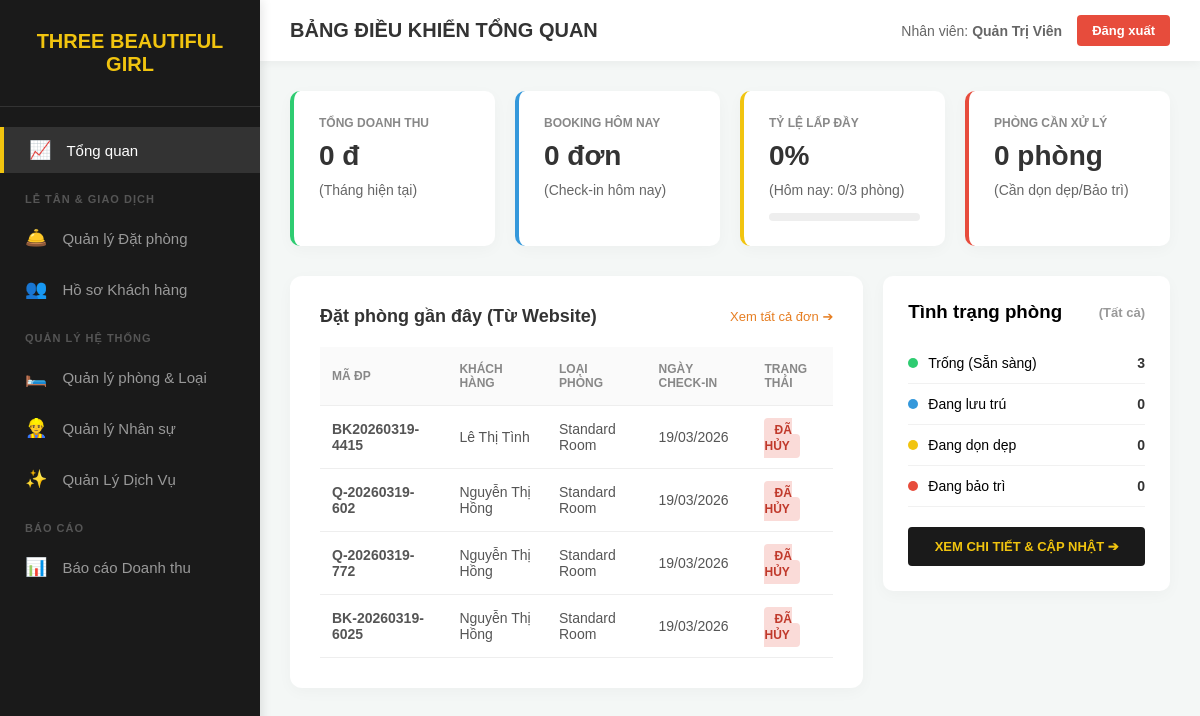
Screenshot of /admin_dashboard.php (signed in) with the database file from the repository.
### tables this page shows
CREATE TABLE `dat_phong` (
  `id` int(11) NOT NULL,
  `booking_id` varchar(20) NOT NULL,
  `khach_hang_cccd` varchar(20) NOT NULL,
  `ma_nv` varchar(20) DEFAULT NULL,
  `ma_phong` varchar(20) DEFAULT NULL,
  `ma_loai` varchar(20) NOT NULL,
  `ngay_den` date NOT NULL,
  `ngay_di` date NOT NULL,
  `so_khach` int(11) NOT NULL,
  `tong_tien_du_kien` decimal(10,2) DEFAULT NULL,
  `trang_thai` enum('Đã đặt trước','Tạm giữ thanh toán','Đã đặt cọc','Đã thanh toán đầy đủ','Đã check-in','Đã check-out','Đã hủy') DEFAULT 'Tạm giữ thanh toán',
  `ngay_dat` timestamp NOT NULL DEFAULT current_timestamp()
);

CREATE TABLE `khach_hang` (
  `cccd_ho_chieu` varchar(20) NOT NULL,
  `ho_ten` varchar(100) NOT NULL,
  `so_dien_thoai` varchar(15) NOT NULL,
  `email` varchar(100) DEFAULT NULL,
  `mat_khau` varchar(255) NOT NULL,
  `cong_no` decimal(10,2) DEFAULT 0.00,
  `so_lan_huy` int(11) DEFAULT 0,
  `ngay_tao` timestamp NOT NULL DEFAULT current_timestamp(),
  `ma_khach_hang` varchar(0) NOT NULL
);

CREATE TABLE `loai_phong` (
  `ma_loai` varchar(20) NOT NULL,
  `ten_loai` varchar(50) NOT NULL,
  `gia_dem` decimal(10,2) NOT NULL,
  `dien_tich` int(11) DEFAULT NULL,
  `suc_chua` int(11) NOT NULL
);

### admin_dashboard.php (the view, shortened to what this page needs)
<?php
include 'config.php';
$doanh_thu = 0; $booking_today = 0;
$tong_phong = 0; $phong_trong = 0; $phong_luu_tru = 0; $phong_don_dep = 0; $phong_bao_tri = 0;
$recent_bookings = [];
try {
    $stmt_dt = $conn->query("SELECT SUM(tong_tien_du_kien) as total FROM dat_phong WHERE MONTH(ngay_den) = MONTH(CURRENT_DATE()) AND YEAR(ngay_den) = YEAR(CURRENT_DATE()) AND trang_thai != 'Đã hủy'");
    if($row = $stmt_dt->fetch(PDO::FETCH_ASSOC)) $doanh_thu = $row['total'] ?? 0;
    $stmt_bk = $conn->query("SELECT COUNT(*) as sl FROM dat_phong WHERE DATE(ngay_den) = CURRENT_DATE() AND trang_thai != 'Đã hủy'");
    if($row = $stmt_bk->fetch(PDO::FETCH_ASSOC)) $booking_today = $row['sl'] ?? 0;
    $stmt_phong = $conn->query("SELECT trang_thai, COUNT(*) as sl FROM phong GROUP BY trang_thai");
    while($row = $stmt_phong->fetch(PDO::FETCH_ASSOC)) {
        $tong_phong += $row['sl'];
        $tt = trim($row['trang_thai']);
        if($tt == 'Trống') $phong_trong = $row['sl'];
        elseif($tt == 'Đang lưu trú') $phong_luu_tru = $row['sl'];
        elseif($tt == 'Đang dọn dẹp') $phong_don_dep = $row['sl'];
        elseif($tt == 'Bảo trì' || $tt == 'Đang bảo trì') $phong_bao_tri = $row['sl'];
    }
    $recent_bookings = $conn->query("SELECT dp.booking_id, kh.ho_ten, lp.ten_loai, dp.ngay_den, dp.trang_thai FROM dat_phong dp JOIN khach_hang kh ON dp.khach_hang_cccd = kh.cccd_ho_chieu JOIN phong p ON dp.ma_phong = p.ma_phong LEFT JOIN loai_phong lp ON p.ma_loai = lp.ma_loai ORDER BY dp.ngay_den DESC LIMIT 5")->fetchAll(PDO::FETCH_ASSOC);
} catch (Exception $e) {}
$ty_le_lap_day = ($tong_phong > 0) ? round(($phong_luu_tru / $tong_phong) * 100) : 0;
$phong_can_xu_ly = $phong_don_dep + $phong_bao_tri;
$page_title = "BẢNG ĐIỀU KHIỂN TỔNG QUAN";
include 'admin_header.php';
?>
<div class="stats-grid">
    <div class="stat-card line-green">
        <span class="stat-title">TỔNG DOANH THU</span>
        <span class="stat-value"><?= number_format($doanh_thu, 0, ',', '.') ?> đ</span>
        <span class="stat-meta">(Tháng hiện tại)</span>
    </div>
    <div class="stat-card line-blue">
        <span class="stat-title">BOOKING HÔM NAY</span>
        <span class="stat-value"><?= $booking_today ?> đơn</span>
        <span class="stat-meta">(Check-in hôm nay)</span>
    </div>
    <div class="stat-card line-yellow">
        <span class="stat-title">TỶ LỆ LẤP ĐẦY</span>
        <span class="stat-value"><?= $ty_le_lap_day ?>%</span>
        <span class="stat-meta">(Hôm nay: <?= $phong_luu_tru ?>/<?= $tong_phong ?> phòng)</span>
        <div class="progress-bar-container"><div class="progress-bar" style="width: <?= $ty_le_lap_day ?>%;"></div></div>
    </div>
    <div class="stat-card line-red">
        <span class="stat-title">PHÒNG CẦN XỬ LÝ</span>
        <span class="stat-value"><?= $phong_can_xu_ly ?> phòng</span>
        <span class="stat-meta">(Cần dọn dẹp/Bảo trì)</span>
    </div>
</div>
<div class="dashboard-layout">
    <div class="left-panel">
        <div class="table-section">
            <div class="table-header" style="display:flex; justify-content:space-between; align-items:center;">
                <h3>Đặt phòng gần đây (Từ Website)</h3>
                <a href="manage_bookings.php" style="color:#e67e22; text-decoration:none; font-size:13px;">Xem tất cả đơn ➔</a>
            </div>
            <table>
                <thead><tr><th>MÃ ĐP</th><th>KHÁCH HÀNG</th><th>LOẠI PHÒNG</th><th>NGÀY CHECK-IN</th><th>TRẠNG THÁI</th></tr></thead>
                <tbody>
                    <?php if(count($recent_bookings) > 0): ?>
                        <?php foreach($recent_bookings as $bk):
                            $badge_class = 'status-default';
                            $tt = mb_strtolower(trim($bk['trang_thai']), 'UTF-8');
                            if (strpos($tt, 'tạm giữ') !== false) $badge_class = 'status-tam-giu';
                            elseif (strpos($tt, 'đã thanh toán') !== false) $badge_class = 'status-thanh-toan';
                            elseif (strpos($tt, 'hủy') !== false) $badge_class = 'status-huy';
                        ?>
                        <tr>
                            <td><strong><?= htmlspecialchars($bk['booking_id']) ?></strong></td>
                            <td><?= htmlspecialchars($bk['ho_ten']) ?></td>
                            <td><?= htmlspecialchars($bk['ten_loai'] ?? 'N/A') ?></td>
                            <td><?= date('d/m/Y', strtotime($bk['ngay_den'])) ?></td>
                            <td><span class="status-badge <?= $badge_class ?>"><?= htmlspecialchars($bk['trang_thai']) ?></span></td>
                        </tr>
                        <?php endforeach; ?>
                    <?php else: ?>
                        <tr><td colspan="5" style="text-align: center; color: #999;">Chưa có dữ liệu đặt phòng mới.</td></tr>
                    <?php endif; ?>
                </tbody>
            </table>
        </div>
    </div>
    <div class="right-panel">
        <div class="room-status-card">
            <div class="room-status-header" style="display:flex; justify-content:space-between; align-items:center; margin-bottom:20px;">
                <h3 style="margin:0;">Tình trạng phòng</h3>
                <span style="color:#999; font-size:13px; font-weight:bold;">(Tất cả)</span>
            </div>
            <ul class="status-list">
                <li><div class="status-item"><div class="status-dot dot-green"></div><span>Trống (Sẵn sàng)</span></div><span class="status-count"><?= $phong_trong ?></span></li>
                <li><div class="status-item"><div class="status-dot dot-blue"></div><span>Đang lưu trú</span></div><span class="status-count"><?= $phong_luu_tru ?></span></li>
                <li><div class="status-item"><div class="status-dot dot-yellow"></div><span>Đang dọn dẹp</span></div><span class="status-count"><?= $phong_don_dep ?></span></li>
                <li><div class="status-item"><div class="status-dot dot-red"></div><span>Đang bảo trì</span></div><span class="status-count"><?= $phong_bao_tri ?></span></li>
            </ul>
            <a href="rooms.php" style="text-decoration: none;"><button class="btn-update">XEM CHI TIẾT & CẬP NHẬT ➔</button></a>
        </div>
    </div>
</div>
<?php include 'admin_footer.php'; ?>

### admin_header.php (shortened to what this page needs)
<?php
$current_page = basename($_SERVER['PHP_SELF']);
$page_title = $page_title ?? "Admin Dashboard";
?>
<!DOCTYPE html>
<html lang="vi">
<head>
</head>
<body>
    <aside class="sidebar">
        <div class="sidebar-header">
            <h2>Three Beautiful Girl</h2>
        </div>
        <ul class="sidebar-menu">
            <li><a href="admin_dashboard.php" class="<?= $current_page == 'admin_dashboard.php' ? 'active' : '' ?>"><span class="icon">📈</span> Tổng quan</a></li>
            <li class="menu-category">LỄ TÂN & GIAO DỊCH</li>
            <li><a href="manage_bookings.php" class="<?= $current_page == 'manage_bookings.php' ? 'active' : '' ?>"><span class="icon">🛎️</span> Quản lý Đặt phòng</a></li>
            <li><a href="manage_users.php" class="<?= $current_page == 'manage_users.php' ? 'active' : '' ?>"><span class="icon">👥</span> Hồ sơ Khách hàng</a></li>
            <li class="menu-category">QUẢN LÝ HỆ THỐNG</li>
            <li><a href="rooms.php" class="<?= $current_page == 'rooms.php' ? 'active' : '' ?>"><span class="icon">🛏️</span> Quản lý phòng & Loại</a></li>
            <li><a href="manage_staff.php" class="<?= $current_page == 'manage_staff.php' ? 'active' : '' ?>"><span class="icon">👷‍♂️</span> Quản lý Nhân sự</a></li>
            <li><a href="manage_services.php" class="<?= $current_page == 'manage_services.php' ? 'active' : '' ?>"><span class="icon">✨</span> Quản Lý Dịch Vụ</a></li>
            <li class="menu-category">BÁO CÁO</li>
            <li><a href="reports.php" class="<?= $current_page == 'reports.php' ? 'active' : '' ?>"><span class="icon">📊</span> Báo cáo Doanh thu</a></li>
        </ul>
    </aside>
    <main class="main-content">
        <header class="topbar">
            <h1><?= htmlspecialchars($page_title) ?></h1>
            <div class="user-info">
                <span class="user-text">Nhân viên: <strong><?= htmlspecialchars($_SESSION['username'] ?? 'Quản trị') ?></strong></span>
                <a href="logout.php" class="btn-logout">Đăng xuất</a>
            </div>
        </header>
        <div class="dashboard-container">

### admin_footer.php
</div> </main> </body>
</html>

### admin_header.php (style rules this page uses)
body { margin: 0; font-family: Arial, sans-serif; background-color: #f4f7f6; display: flex; height: 100vh; overflow: hidden; }
.sidebar { width: 260px; background-color: #1a1a1a; color: white; display: flex; flex-direction: column; box-shadow: 2px 0 10px rgba(0,0,0,0.1); z-index: 100; }
.sidebar-header { padding: 30px 20px; text-align: center; border-bottom: 1px solid #333; }
.sidebar-header h2 { color: #f1c40f; margin: 0; font-size: 20px; font-weight: bold; text-transform: uppercase; }
.sidebar-menu { list-style: none; padding: 20px 0; margin: 0; overflow-y: auto; flex: 1; }
.sidebar-menu li { margin-bottom: 5px; }
.sidebar-menu a { display: flex; align-items: center; padding: 12px 25px; color: #999; text-decoration: none; font-size: 15px; transition: 0.3s; }
.sidebar-menu a:hover, .sidebar-menu a.active { color: white; background-color: #333; border-left: 4px solid #f1c40f; }
.sidebar-menu .menu-category { color: #555; padding: 15px 25px 5px 25px; text-transform: uppercase; font-size: 11px; font-weight: bold; letter-spacing: 1px; }
.sidebar-menu .icon { margin-right: 15px; font-size: 18px; }
.main-content { flex: 1; display: flex; flex-direction: column; overflow-y: auto; position: relative; }
.topbar { background-color: #ffffff; padding: 15px 30px; display: flex; justify-content: space-between; align-items: center; box-shadow: 0 2px 10px rgba(0,0,0,0.05); position: sticky; top: 0; z-index: 99; }
.topbar h1 { margin: 0; font-size: 20px; color: #333; font-weight: bold; text-transform: uppercase; }
.topbar .user-info { display: flex; align-items: center; gap: 15px; }
.topbar .user-text { color: #666; font-size: 14px; }
.topbar .btn-logout { background-color: #e74c3c; color: white; border: none; padding: 8px 15px; border-radius: 4px; cursor: pointer; text-decoration: none; font-size: 13px; font-weight: bold; }
.dashboard-container { padding: 30px; }
.table-section { background-color: #ffffff; padding: 30px; border-radius: 12px; box-shadow: 0 4px 15px rgba(0,0,0,0.03); margin-bottom: 30px; }
.table-header { margin-bottom: 20px; display: flex; justify-content: space-between; align-items: center; }
.table-header h3 { margin: 0; font-size: 18px; color: #333; }
table { width: 100%; border-collapse: collapse; }
table th, table td { text-align: left; padding: 15px 12px; font-size: 14px; border-bottom: 1px solid #eee; vertical-align: middle; }
table th { color: #888; text-transform: uppercase; font-weight: bold; background: #fafafa; font-size: 12px; }
table td { color: #555; }
.status-badge { padding: 5px 10px; border-radius: 4px; font-size: 12px; font-weight: bold; text-transform: uppercase; }

### rows the page displays
dat_phong: booking "BK20260319-4415", khach_hang_cccd.ho_ten "Lê Thị Tình", ma_loai.ten_loai "Standard Room", ngay_den "19/03/2026", trang_thai "ĐÃ HỦY"
dat_phong: booking "Q-20260319-602", khach_hang_cccd.ho_ten "Nguyễn Thị Hồng", ma_loai.ten_loai "Standard Room", ngay_den "19/03/2026", trang_thai "ĐÃ HỦY"
dat_phong: booking "Q-20260319-772", khach_hang_cccd.ho_ten "Nguyễn Thị Hồng", ma_loai.ten_loai "Standard Room", ngay_den "19/03/2026", trang_thai "ĐÃ HỦY"
dat_phong: booking "BK-20260319-6025", khach_hang_cccd.ho_ten "Nguyễn Thị Hồng", ma_loai.ten_loai "Standard Room", ngay_den "19/03/2026", trang_thai "ĐÃ HỦY"

### other values shown
$page_title "BẢNG ĐIỀU KHIỂN TỔNG QUAN"
$_SESSION['username'] "Quản Trị Viên"
$doanh_thu "0"
$booking_today "0"
$ty_le_lap_day "0"
$phong_luu_tru "0"
$tong_phong "3"
$phong_can_xu_ly "0"
$phong_trong "3"
$phong_don_dep "0"
$phong_bao_tri "0"
